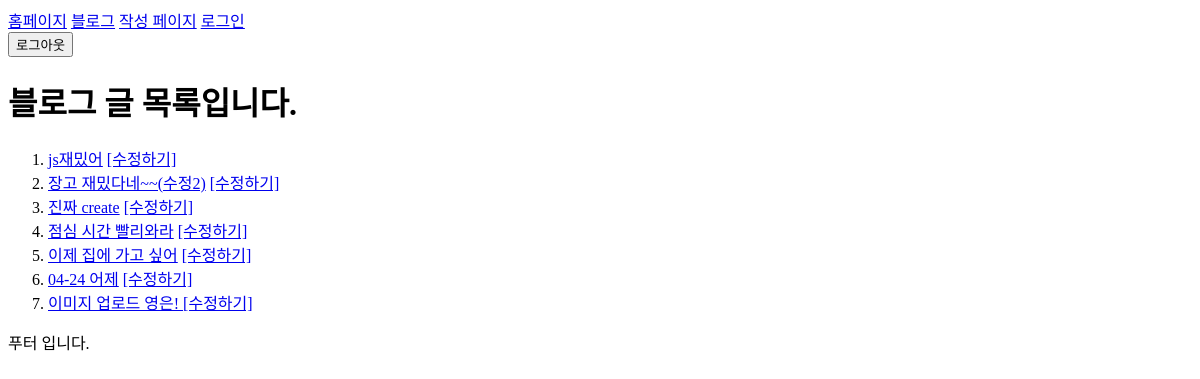
/blog/home/, run on an earlier commit of the app's database.
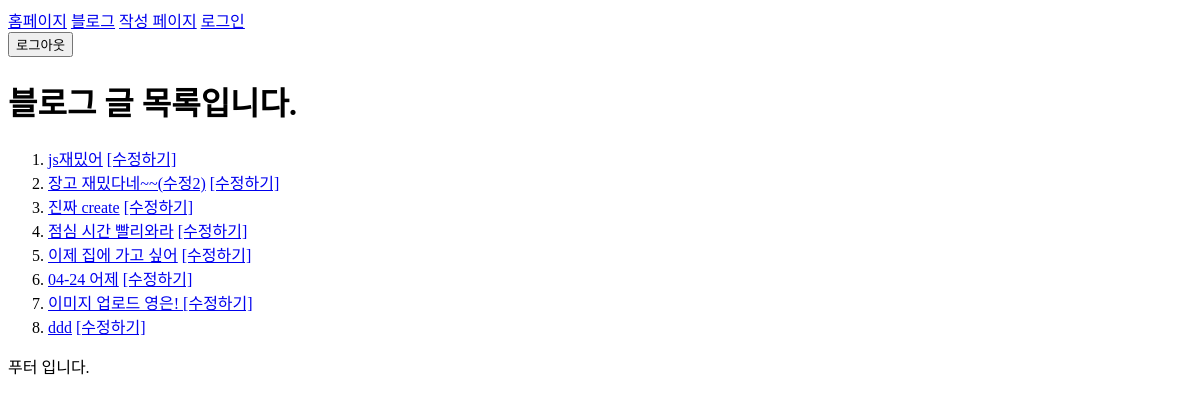
And on a later commit of the database.
### blog/models.py (models this page shows)
class Post(models.Model):
    title = models.CharField(max_length=25)
    content = models.TextField()
    head_image = models.ImageField(upload_to="blog/images/%Y/%m/%d/%H", blank=True,null=True)
    created_at = models.DateTimeField(auto_now_add = True),
    updated_at = models.DateTimeField(auto_now = True)
    def __str__(self):
        return f"제목은 {self.title} 내용은 {self.content}"

### blog/views.py (the view)
# urls.py: path('home/', views.blog_home, name="home"),
def blog_home(request):
    blog_posts = Post.objects.all()
    print(blog_posts[0])
    context = {
        "blog_posts_key":blog_posts,
        "dummy":"나는 더미야"
    }
    return render(request,'blog/index.html', context)

### blog/templates/blog/index.html (shortened to what this page needs)
{% extends "base.html" %}  {% block main %}
<h1>블로그 글 목록입니다.</h1>
<ol>
  {% for post in blog_posts_key %}
  <li>
    <a href="{% url "blog:detail" post.id %}">{{ post.title }}</a>
    <a href="{% url "blog:edit" post.id %}">[수정하기]</a>
  </li>
  {% endfor %}
</ol>
{% endblock %}

### templates/base.html (shortened to what this page needs)
<!DOCTYPE html>
<html lang="ko">
  <head>
  </head>
  <body>
    <nav>
      <span><a href="{% url "blog:home" %}">홈페이지</a></span>
      <span><a href="{% url "blog:home" %}">블로그</a></span>
      <span><a href="{% url "blog:create" %}">작성 페이지</a></span>
      <span><a href="{% url "my_accounts:login" %}">로그인</a></span>
      <span>
        <form action="" method="post">
          <button type="submit">
            로그아웃
          </button>
        </form>
      </span>
    </nav>
    {% block main %} {% endblock %}
    <footer>푸터 입니다.</footer>
  </body>
</html>

What changed in the data, as far as the page shows it:
added Post: title "ddd"
